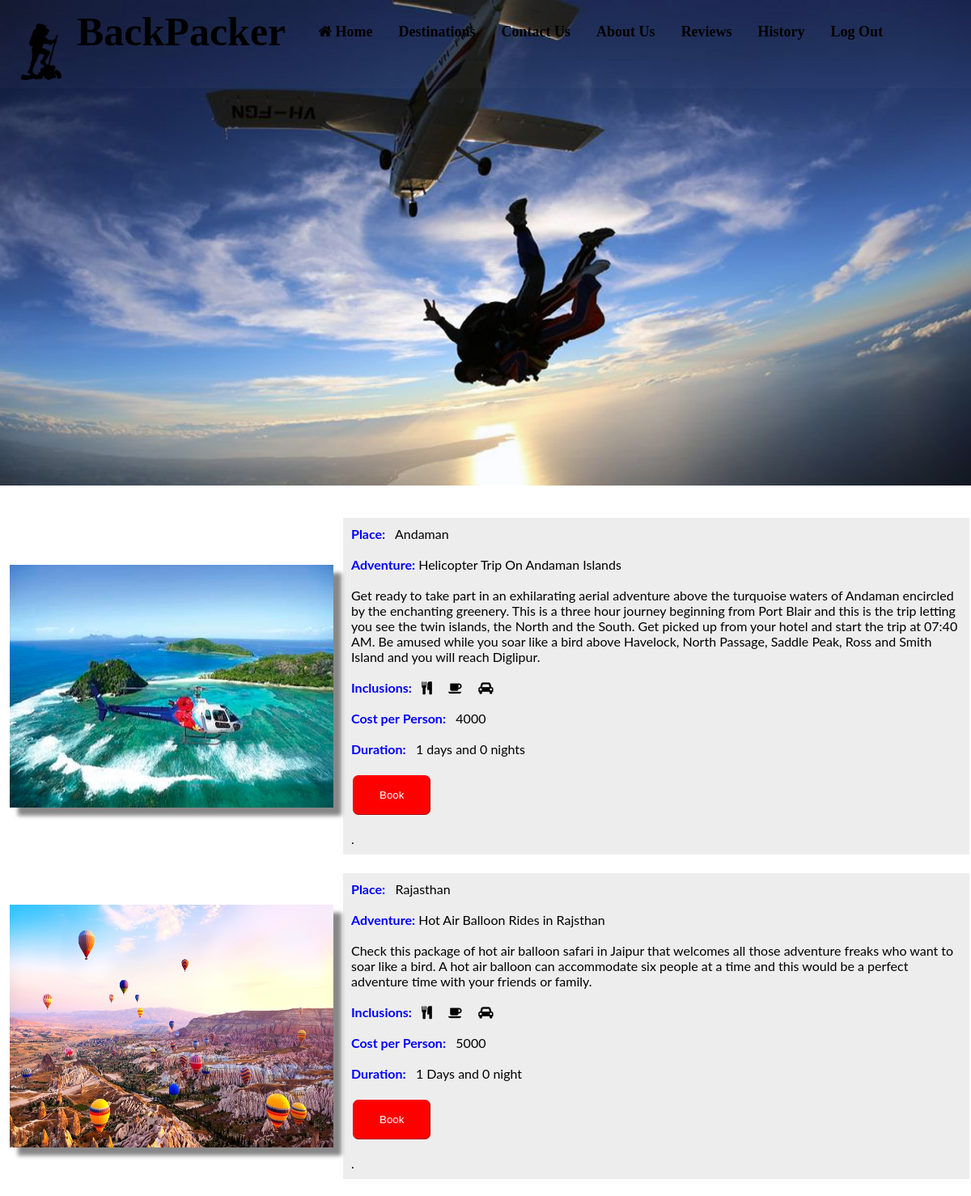
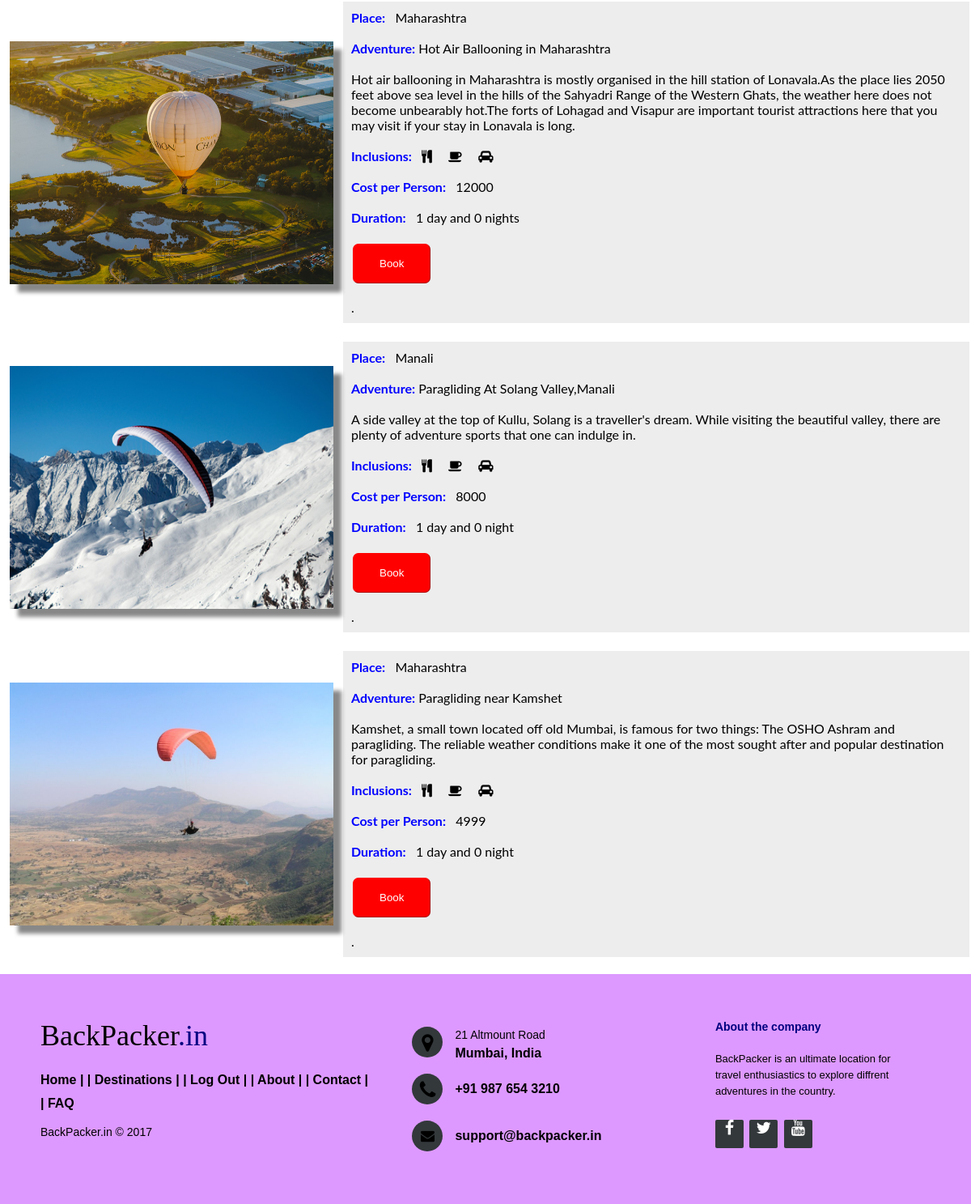
Screenshot of /air.php with the database file from the repository (2 pictures, top to bottom).
### tables this page shows
CREATE TABLE `places` (
  `aname` varchar(50) NOT NULL,
  `place` varchar(50) NOT NULL,
  `description` varchar(900) NOT NULL,
  `availability` int(11) NOT NULL,
  `type` varchar(5) NOT NULL,
  `picid` varchar(20) NOT NULL,
  `duration` varchar(20) NOT NULL,
  `cost` int(11) NOT NULL
);

### air.php (the view, shortened to what this page needs)
<html>
<head>
	<link rel="stylesheet" type="text/css" href="custom.css">
	<link rel="stylesheet" href="http://maxcdn.bootstrapcdn.com/font-awesome/4.2.0/css/font-awesome.min.css">
<link href="css/style.css" rel="stylesheet" type="text/css" media="all"/>
<link href="css/animate.css" rel="stylesheet" type="text/css" media="all">
</head>
<body>
<div class="container">
<img src="fly_main.png" alt="BackPacker" style="width:100%;height:600px;">
<div style="font-family:'Times New Roman', Times, serif;font-weight:bold">
<div class="top-left">
    <div id="heading">
		<ul>
		    <li><a href="index.php"><img src="logo.png" alt="BackPacker" align="left" style="width:50px;height:70px;"></a> </li>
			<h4 style="font-size: 18px;"><li><strong style="color:black; font-size:50px;">BackPacker &nbsp;</strong></li>
			<li><a href="index.php"><i class="fa fa-home"></i>&nbsp;Home</a></li>
			<li><a href="des.php">Destinations</a></li>
			<li><a href="contactus.php">Contact Us</a></li>
			<li><a href="aboutus.php">About Us</a></li>
			<li><a href="reviewsl.php">Reviews</a></li>
			<li><a href="history.php">History</a></li>
			<li><a href="logout.php">Log Out</a></li>
			</h4>
		</ul>
    </div>
</div></div></div>
<br><br>
<?php
	$servername = "localhost";
	$username = "root";
	$password = "";
	$dbname = "back";
	$conn = new  mysqli($servername, $username, $password, $dbname);
$a='air';
$sql=" SELECT * FROM places WHERE type like '%".$a."%'";
$result = $conn->query($sql);
if ($result->num_rows > 0)
{
  while($row = $result->fetch_assoc())
  {
	echo "<table cellpadding=10>";
	$image=$row["picid"];
	echo "<tr><td><img id=img1 src=".$image."></td>";
    echo "<td id=gray><span style=font-weight:bold;color:#0000FF;>Place:</span> &nbsp; " . $row["place"]. "<br><br><span style=font-weight:bold;color:#0000FF;>Adventure:</span> " . $row["aname"] . "<br><br>";
	echo $row["description"]."<br><br>";
	echo "<span style=font-weight:bold;color:#0000FF;>Inclusions:</span> &nbsp; <i class='fa fa-cutlery' aria-hidden='true'></i> &emsp; <i class='fa fa-coffee' aria-hidden='true'></i> &emsp; <i class='fa fa-car' aria-hidden='true'></i><br><br>";
	echo "<span style=font-weight:bold;color:#0000FF;>Cost per Person:</span> &nbsp; ".$row["cost"]."<br><br>";
	echo "<span style=font-weight:bold;color:#0000FF;>Duration:</span> &nbsp; ".$row["duration"] ."<br><br>";
	echo"<form action=book.php method=get><input type=submit value=Book></input></form>. </td></tr>";
	echo "</table><br>";
  }
}
else
{
	echo "Sorry,no activities available in the region....";
}
?>
<footer class="footer-distributed">
	<div class="footer-left">
				<h3>BackPacker<span>.in</span></h3>
				<p class="footer-links">
					<a href="index.php">Home |</a>
					<a href="des.php">| Destinations |</a>
					<a href="logout.php">| Log Out |</a>
					<a href="aboutus.php">| About  |</a>
					<a href="contactus.php">| Contact |</a>
					<a href="reviewsl.php">| FAQ</a></p>
				<p class="footer-company-name">BackPacker.in &copy; 2017</p></div>
			<div class="footer-center">
				<div><i class="fa fa-map-marker"></i><p><span>21 Altmount Road</span> Mumbai, India</p></div>
				<div><i class="fa fa-phone"></i><p>+91 987 654 3210</p></div>
				<div><i class="fa fa-envelope"></i><p><a href="mailto:support@backpacker.in">support@backpacker.in</a></p></div>
			</div>
			<div class="footer-right">
				<p class="footer-company-about">
					<span>About the company</span>
					BackPacker is an ultimate location for travel enthusiastics to explore diffrent adventures in the country. </p>
				<div class="footer-icons">
					<a href="https://www.facebook.com/"><i class="fa fa-facebook"></i></a>
					<a href="https://www.twitter.com"><i class="fa fa-twitter"></i></a>
					<a href="https://www.twitter.com"><i class="fa fa-youtube"></i></a>
				</div>
			</div>
	</footer>
</body>
</html>

### custom.css (style rules this page uses)
body { width: 100%; height: 100%; font-family: "Times New Roman", Times, serif; }
.container { width: 100%; position: relative; text-align: center; }
.top-left { position: absolute; width: 100%; top: 0; left: 0; }
li a { display: block; color: black; padding: 19px 16px; text-decoration: none; }
li { float: left; }
input[type=submit] { background-color: red; border-color: red; border-width:1px; border-radius:7px; color: white; padding: 16px 32px; text-decoration: none; margin: 4px 2px; cursor: pointer; transition: .5s ease; }
.footer-distributed { background-color: #DD99FF; box-shadow: 0 1px 1px 0 rgba(0, 0, 0, 0.12); box-sizing: border-box; width: 100%; text-align: left; font: bold 16px sans-serif; padding: 55px 50px; }
.footer-distributed .footer-left, .footer-distributed .footer-center, .footer-distributed .footer-right { display: inline-block; vertical-align: top; }
.footer-distributed .footer-left { width: 40%; }
.footer-distributed h3 { color: #black; font: normal 36px 'Cookie', cursive; margin: 0; }
.footer-distributed h3 span { color: navy; }
.footer-distributed .footer-links { color: black; margin: 20px 0 12px; padding: 0; }
.footer-distributed .footer-links a { display:inline-block; line-height: 1.8; text-decoration: none; color: inherit; }
.footer-distributed .footer-company-name { color: black; font-size: 14px; font-weight: normal; margin: 0; }
.footer-distributed .footer-center { width: 35%; }
.footer-distributed .footer-center i { background-color: #33383b; color: black; font-size: 25px; width: 38px; height: 38px; border-radius: 50%; text-align: center; line-height: 42px; margin: 10px 15px; vertical-align: middle; }
.footer-distributed .footer-center i.fa-envelope { font-size: 17px; line-height: 38px; }
.footer-distributed .footer-center p { display: inline-block; color: black; vertical-align: middle; margin:0; }
.footer-distributed .footer-center p span { display:block; font-weight: normal; font-size:14px; line-height:2; }
.footer-distributed .footer-center p a { color: black; text-decoration: none;; }
.footer-distributed .footer-right { width: 20%; }
.footer-distributed .footer-company-about { line-height: 20px; color: black; font-size: 13px; font-weight: normal; margin: 0; }
.footer-distributed .footer-company-about span { display: block; color: navy; font-size: 14px; font-weight: bold; margin-bottom: 20px; }
.footer-distributed .footer-icons { margin-top: 25px; }
.footer-distributed .footer-icons a { display: inline-block; width: 35px; height: 35px; cursor: pointer; background-color: #33383b; border-radius: 2px; font-size: 20px; color: #ffffff; text-align: center; line-height: 35px; margin-right: 3px; margin-bottom: 5px; }

### css/style.css (style rules this page uses)
body { margin:0; padding:0; font-family: 'Lato', sans-serif; -webkit-appearance:none; }
body a { transition:0.5s all; -webkit-transition:0.5s all; -moz-transition:0.5s all; -o-transition:0.5s all; -ms-transition:0.5s all; }
h1,h2,h3,h4,h5,h6 { margin:0; }
p { margin:0; }
ul { margin:0; padding:0; }
.container:after { content: "\0020"; display: block; height: 0; clear: both; visibility: hidden; }

### air.php (style rules this page uses)
ul { width: 100%; list-style-type: none; position: relative; top: 0px; margin: 0; padding: 10px; overflow: hidden; background: rgba(255,255,255,0.02); font-size: 15px; }
.footer-distributed { background-color: #DD99FF; box-shadow: 0 1px 1px 0 rgba(0, 0, 0, 0.12); box-sizing: border-box; width: 100%; text-align: left; font: bold 16px sans-serif; padding: 55px 50px; bottom: 0; }
#img1 { width:400px; height:300px; box-shadow: 10px 10px 5px #888888; }
#gray { background-color:#EDEDED; }

### rows the page displays
places: picid (picture), place "Andaman", aname "Helicopter Trip On Andaman Islands", description "Get ready to take part in an exhilarating aerial adventure above the turquoise waters of Andaman encircled by the enchanting greenery. This is a three hour journey beginning from Port Blair and this is the trip letting you see the twin islands, the North and the South. Get picked up from your hotel and start the trip at 07:40 AM. Be amused while you soar like a bird above Havelock, North Passage, Saddle Peak, Ross and Smith Island and you will reach Diglipur.", cost "4000", duration "1 days and 0 nights"
places: picid (picture), place "Rajasthan", aname "Hot Air Balloon Rides in Rajsthan", description "Check this package of hot air balloon safari in Jaipur that welcomes all those adventure freaks who want to soar like a bird. A hot air balloon can accommodate six people at a time and this would be a perfect adventure time with your friends or family.", cost "5000", duration "1 Days and 0 night"
places: picid (picture), place "Maharashtra", aname "Hot Air Ballooning in Maharashtra", description "Hot air ballooning in Maharashtra is mostly organised in the hill station of Lonavala.As the place lies 2050 feet above sea level in the hills of the Sahyadri Range of the Western Ghats, the weather here does not become unbearably hot.The forts of Lohagad and Visapur are important tourist attractions here that you may visit if your stay in Lonavala is long.", cost "12000", duration "1 day and 0 nights"
places: picid (picture), place "Manali", aname "Paragliding At Solang Valley,Manali", description "A side valley at the top of Kullu, Solang is a traveller's dream. While visiting the beautiful valley, there are plenty of adventure sports that one can indulge in.", cost "8000", duration "1 day and 0 night"
places: picid (picture), place "Maharashtra", aname "Paragliding near Kamshet", description "Kamshet, a small town located off old Mumbai, is famous for two things: The OSHO Ashram and paragliding. The reliable weather conditions make it one of the most sought after and popular destination for paragliding.", cost "4999", duration "1 day and 0 night"
